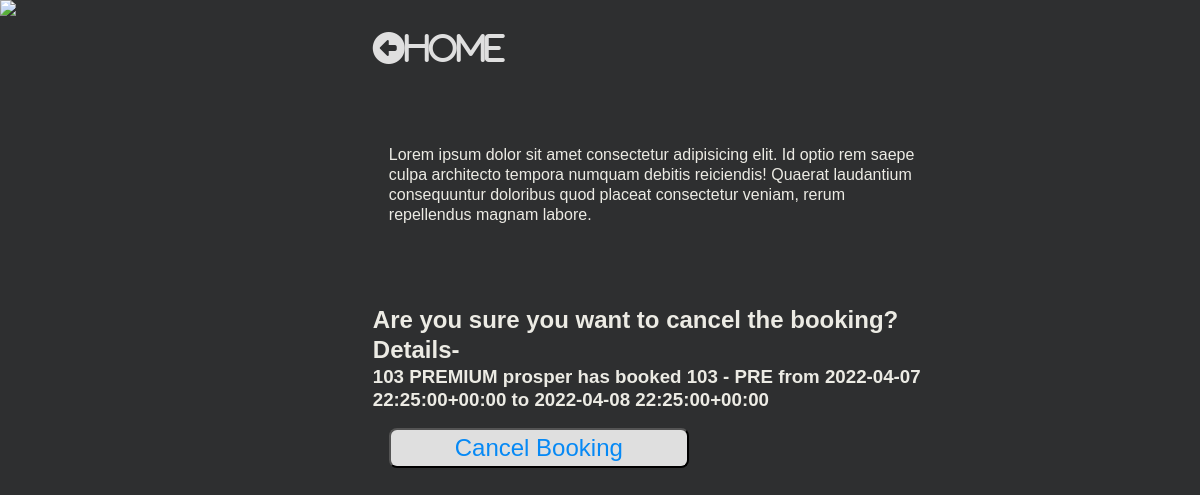
The app's page /booking/cancel/7/ with its own data.
### hotel/models.py (models this page shows, shortened)
class Booking(models.Model):
    user = models.ForeignKey(settings.AUTH_USER_MODEL, on_delete=models.CASCADE)
    room = models.ForeignKey(Room, on_delete=models.CASCADE)
    check_in = models.DateTimeField()
    check_out = models.DateTimeField()
    def __str__(self):
        return f"{self.user} has booked {self.room} from {self.check_in} to {self.check_out}"
    def get_room_category(self):
        room_categories = dict(self.room.ROOM_CATEGORIES)
        room_category = room_categories.get(self.room.category)
        return room_category

class Room(models.Model):
    ROOM_CATEGORIES=(
        ('EXE', 'EXECUTIVE'),
        ('DEL', 'DELUXE'),
        ('PRE', 'PREMIUM'),
        ('STD', 'STANDARD'),
        ('PNT', 'PENTHOUSE')
    )
    number = models.IntegerField()
    category = models.CharField(max_length=3, choices=ROOM_CATEGORIES)
    beds = models.IntegerField()
    capacity = models.IntegerField()
    def __str__(self):
        return f"{self.number} - {self.category}"

### hotel/views.py (the view)
# urls.py: path('booking/cancel/<pk>/', CancelBookingView.as_view(), name="CancelBookingView")
class CancelBookingView(DeleteView):
    model = Booking
    template_name = "hotel/booking_cancel_view.html"
    success_url = reverse_lazy('BookingListView')

### hotel/templates/hotel/booking_cancel_view.html (shortened to what this page needs)
{% load static %}
<!DOCTYPE html>
<html lang="en">
<head>
    <link rel="stylesheet" href="{% static 'hotel/css/room_detail_view.css' %}">
</head>
<body>
    <div class="content">
        <div class="image">
            <img
                src="https://images.unsplash.com/photo-1519710164239-da123dc03ef4?ixlib=rb-1.2.1&ixid=eyJhcHBfaWQiOjEyMDd9&auto=format&fit=crop&w=500&q=60">
        </div>
        <div class="room">
            <div class="home">
                <a href="{% url 'RoomListView' %}"><i class="fas fa-arrow-alt-circle-left">Home</i></a>
            </div>
            <div class="room-info">
                <p>Lorem ipsum dolor sit amet consectetur adipisicing elit. Id optio rem saepe culpa architecto tempora
                    numquam debitis reiciendis! Quaerat laudantium consequuntur doloribus quod placeat consectetur
                    veniam,
                    rerum repellendus magnam labore. </p>
            </div>
            <form id="booking-form" action="" method="POST">
                <h2>Are you sure you want to cancel the booking? Details- </h2>
                <h3>{{ booking.room.number}} {{ booking.get_room_category }} {{ booking }}</h3>
                <div class="input-div">
                    <button type="submit">Cancel Booking</button>
                </div>
            </form>
        </div>
    </div>
</body>
</html>

### hotel/static/hotel/css/room_detail_view.css (style rules this page uses)
* { padding:0; margin:0; box-sizing: border-box; }
body { background-color: rgb(46, 47, 48); color: rgb(236, 235, 228); font-family: sans-serif; line-height: 1.25; height: 100vh; }
.content { display: flex; flex-direction: row; flex-wrap: wrap; width:100%; justify-content: left; }
.image { flex: 0.3; }
.room { flex:0.5; margin: 2rem; display:flex; text-align: left; align-items: start; flex-direction: column; }
.home { flex: 0.2; }
.room-info { flex: 0.4; margin: 5rem 1rem; }
form { display: flex; flex: 0.4 1 auto; flex-direction: column; }
.image img { flex:1; max-height: 99.2vh; }
i { color:#dfdfdf; font-size: 2rem; }
.input-div { flex: 1 1 auto; margin:1rem; display: flex; flex-direction: column; justify-content: space-between; }
input, button { flex:1; width:300px; border-radius: 0.5rem; line-height: 1.5; font-size: 1.5rem; color: #555; }
button { background-color: #dfdfdf; color:rgb(6, 137, 245); outline:none; }

### records on screen
Booking: room.number "103", get_room_category "PREMIUM", user+room+check_in "prosper has booked 103 - PRE from 2022-04-07 22:25:00+00:00 to 2022-04-08 22:25:00+00:00"
